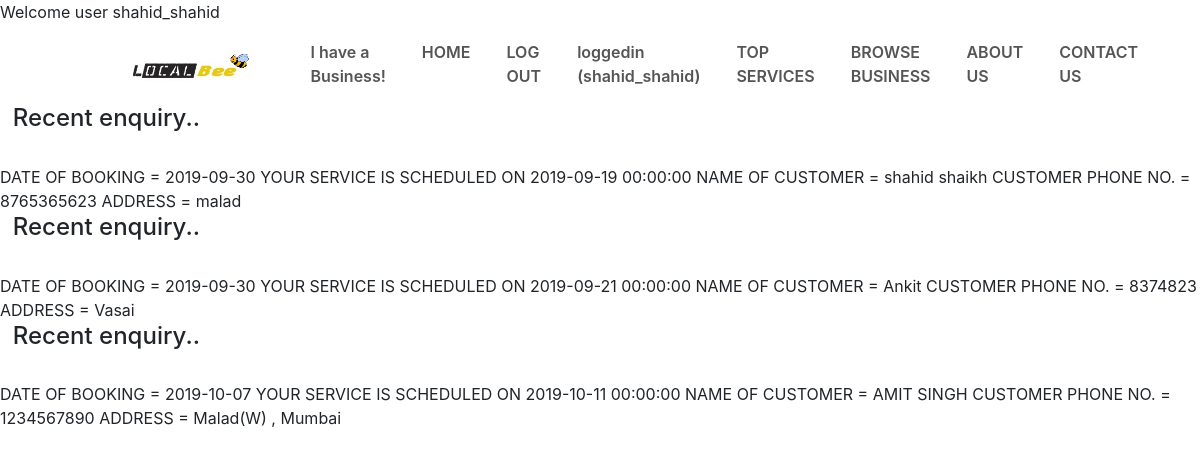
/dharmeshbhai.php (signed in), run on the app's committed database.
### tables this page shows
CREATE TABLE `booking` (
  `id` int(50) NOT NULL,
  `date_of_booking` date NOT NULL,
  `service_date` datetime NOT NULL,
  `name_of_user` varchar(50) NOT NULL,
  `time` varchar(20) NOT NULL,
  `phone` bigint(50) NOT NULL,
  `address` varchar(500) NOT NULL
);

### dharmeshbhai.php (the view, shortened to what this page needs)
<?php
include("connection.php");
echo "Welcome user " .$_SESSION['username'];
?>
<html>
    <head>
<link rel="stylesheet" href="indiworker.css">
<link rel="stylesheet" href="mystyle.css">
<link rel="stylesheet" href="https://stackpath.bootstrapcdn.com/bootstrap/4.3.1/css/bootstrap.min.css">
<link rel="stylesheet" href="https://stackpath.bootstrapcdn.com/font-awesome/4.7.0/css/font-awesome.min.css">
<link rel="stylesheet" href=“https://maxcdn.bootstrapcdn.com/font-awesome/4.7.0/css/font-awesome.min.css”/>
    </head>
    <body>
    <section id="nav-bar">
        <nav class="navbar navbar-expand-lg navbar-light">
            <a class="navbar-brand" href="#"><img src="images/LOGO.jpeg"></a>
            <div class="collapse navbar-collapse" id="navbarNav">
              <ul class="navbar-nav ml-auto">
                  <li class="nav-item active">
                      <a class="nav-link" href="service_login.html">I have a Business!</a>
                    </li>
                <li class="nav-item active">
                  <a class="nav-link" href="index.php">HOME</a>
                </li>
                <li class="nav-item active">
                  <a class="nav-link" href="logout.php">LOG OUT  </a>
                </li>
                  <li class="nav-item active">
                    <a class="nav-link" href="login.html"> <?php  if(isset($_SESSION['username'])){ echo " loggedin (".$_SESSION['username']. ")";  } else{ echo "<h4> please log in </h4>"; }  ?>   </a>
                  </li>
                  <li class="nav-item active">
                        <a class="nav-link" href="#topservices">TOP SERVICES</a>
                      </li>
                <li class="nav-item">
                  <a class="nav-link" href="#browse">BROWSE BUSINESS</a>
                </li>
                <li class="nav-item">
                  <a class="nav-link" href="#">ABOUT US</a>
                </li>
                <li class="nav-item">
                  <a class="nav-link" href="#contactus">CONTACT US</a>
                </li>
              </ul>
            </div>
          </nav>
    </section>
            <div class="info">
                <?php
                mysqli_select_db($con, 'hackathon');
                $sql = " select * from booking ";
	              $result = $con->query($sql);
	if ($result->num_rows > 0)
	{
    while($row = $result->fetch_assoc()) {
      echo "<h4>  &nbsp; Recent enquiry.. </h4> ";
      echo "<br>";
      echo "DATE OF BOOKING =  " . $row["date_of_booking"].  "    YOUR SERVICE IS SCHEDULED ON  " . $row["service_date"].  "          NAME OF CUSTOMER =        "   . $row["name_of_user"].  "      CUSTOMER PHONE NO. =      " . $row["phone"]. "    ADDRESS =    " . $row["address"]."  ";
        }
  }
	else {
  	  echo "0 results";
  }
  ?>
    </div>
    </body>
</html>

### indiworker.css (style rules this page uses)
ul li:last-child { border: none; }
a { text-decoration: none !important; color: #fff !important; }
.info { border: 0px solid black; height: 50%; }

### mystyle.css (style rules this page uses)
* { margin: 0; padding: 0; }
#nav-bar { position: sticky; top: 0; width: 90%; margin: auto; z-index: 10; }
.navbar-brand img { height: 40px; padding-left: 30px; border-radius: 20px; }
.navbar-nav li { padding: 0 10px; }
.navbar-nav li a { float: right; text-align: left; }
.navbar { background: #fff; }
.nav-link { color: #555!important; font-weight: 600; font-size: 16px; }

### data on the page
booking: date_of_booking "2019-09-30", service_date "2019-09-19 00:00:00", name_of_user "shahid shaikh", phone "8765365623", address "malad"
booking: date_of_booking "2019-09-30", service_date "2019-09-21 00:00:00", name_of_user "Ankit", phone "8374823", address "Vasai"
booking: date_of_booking "2019-10-07", service_date "2019-10-11 00:00:00", name_of_user "AMIT SINGH", phone "1234567890", address "Malad(W) , Mumbai"

### other printed values
$_SESSION['username'] "shahid_shahid"
